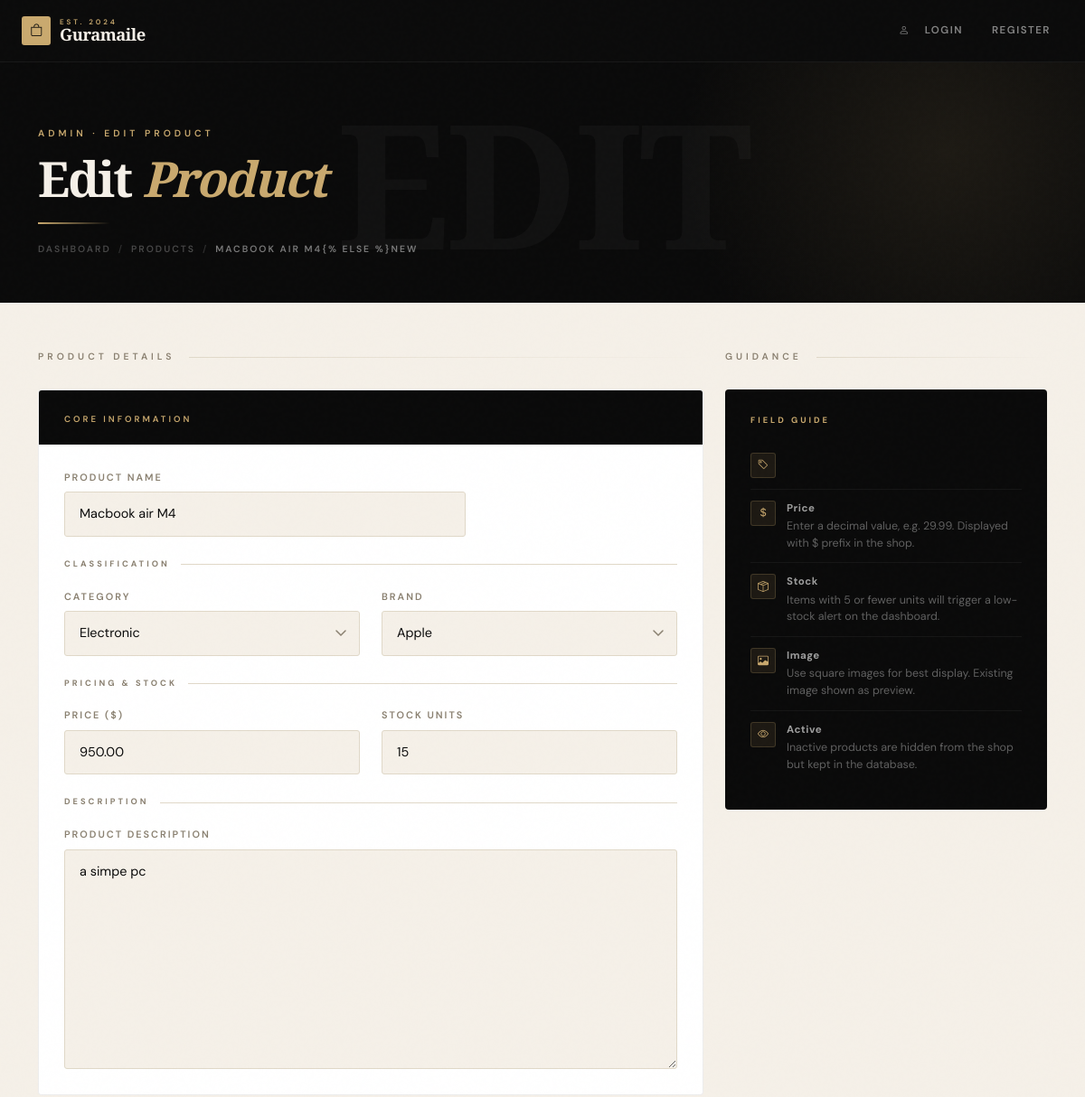
The page /users/shop/dashboard/products/edit/4/ (upper part) on the database as committed earlier.
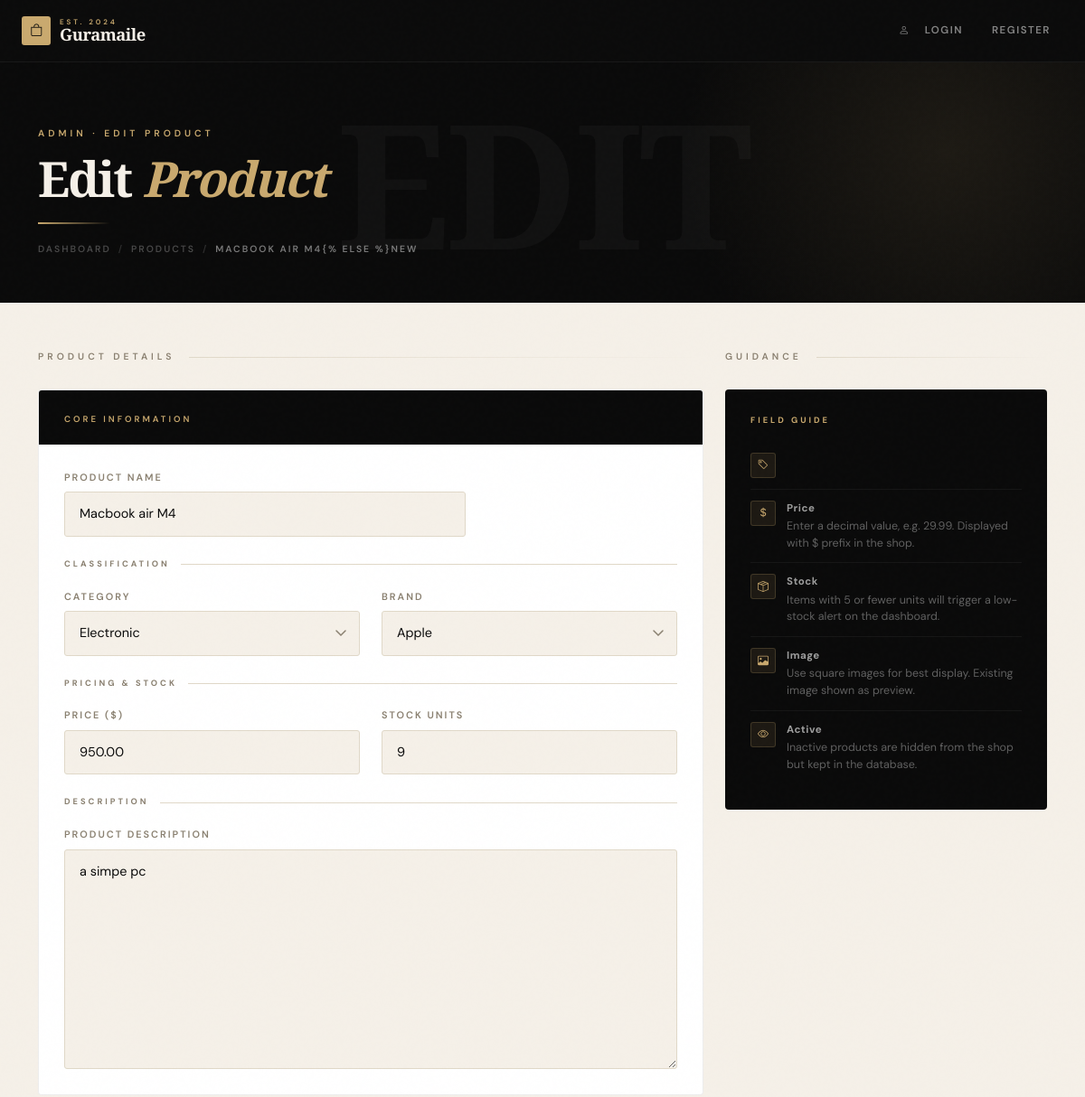
The same page on the database as committed later.
### shop/models.py (models this page shows, shortened)
class Product(models.Model):
    name = models.CharField(max_length=255)
    short_description = models.CharField(max_length=300, blank=True)
    description = models.TextField()
    price = models.DecimalField(max_digits=10, decimal_places=2)
    stock = models.PositiveIntegerField(default=0)
    sku = models.CharField(max_length=100, blank=True)
    category = models.ForeignKey(Category, on_delete=models.CASCADE, related_name='products')
    brand = models.ForeignKey(Brand, on_delete=models.SET_NULL, null=True, related_name='products')
    image = models.ImageField(upload_to='products/')
    is_active = models.BooleanField(default=True)

### shop/views.py (the view)
# urls.py: path('dashboard/products/edit/<int:pk>/', views.product_edit, name='product_edit_url'),
def product_edit(request, pk):
    product = get_object_or_404(Product, pk=pk)
    if request.method == 'POST':
        form = ProductForm(request.POST, request.FILES, instance=product)
        if form.is_valid():
            form.save()
            return redirect('admin_dashboard')
    else:
        form = ProductForm(instance=product)
    return render(request, 'product/product_form.html', {
        'form': form
    })

### shop/forms.py
class ProductForm(forms.ModelForm):
    class Meta:
        model = Product
        fields = [
            'name',
            'description',
            'price',
            'stock',
            'category',
            'brand',
            'image',
        ]

### shop/models.py (called while the page is built)
    def __str__(self):
        return self.name

    def __str__(self):
        return self.name

### shop/templates/product/product_form.html (shortened to what the changed rows need)
{% extends 'shop/base.html' %}
{% load static %}
{% block content %}
<div class="page-header">
  <div class="container">
    <div class="header-content">
      <h1 class="header-title">
        {% if form.instance.pk %}Edit <span>Product</span>{% else %}Add
        <span>Product</span>{% endif %}
      </h1>
      <div class="header-breadcrumb">
        <a href="{% url 'admin_dashboard' %}">Dashboard</a>
        <span>/</span>
        <a href="{% url 'admin_dashboard' %}?tab=products">Products</a>
        <span>/</span>
        <span class="current"
          >{% if form.instance.pk %}{{ form.instance.name|truncatechars:30 }}{%
          else %}New{% endif %}</span
        >
      </div>
    </div>
  </div>
</div>
<div class="form-section">
  <div class="container">
    <form method="POST" enctype="multipart/form-data" class="product-form">
      <div class="row g-4 align-items-start">
        <div class="col-lg-8">
          <div class="form-panel form-panel-main">
            <div class="panel-body">
              <div class="row g-4">
                <div class="col-md-8">
                  <label class="field-label" for="id_name">Product Name</label>
                  {{ form.name }}
                </div>
              </div>
              <div class="form-divider mt-4">
                <span class="form-divider-label">Classification</span>
                <div class="form-divider-line"></div>
              </div>
              <div class="row g-4">
                <div class="col-md-6">
                  <label class="field-label" for="id_category">Category</label>
                  {{ form.category }}
                </div>
                <div class="col-md-6">
                  <label class="field-label" for="id_brand">Brand</label>
                  {{ form.brand }}
                </div>
              </div>
              <div class="form-divider mt-4">
                <span class="form-divider-label">Pricing & Stock</span>
                <div class="form-divider-line"></div>
              </div>
              <div class="row g-4">
                <div class="col-md-6">
                  <label class="field-label" for="id_price">Price ($)</label>
                  {{ form.price }}
                </div>
                <div class="col-md-6">
                  <label class="field-label" for="id_stock">Stock Units</label>
                  {{ form.stock }}
                </div>
              </div>
              <div class="form-divider mt-4">
                <span class="form-divider-label">Description</span>
                <div class="form-divider-line"></div>
              </div>
              <label class="field-label" for="id_description"
                >Product Description</label
              >
              {{ form.description }}
            </div>
          </div>
        </div>
      </div>
    </form>
  </div>
</div>
{% endblock %}

Rows that differ between the two databases and show on the page:
changed Product "MACBOOK AIR M4": stock "15" → "9"
